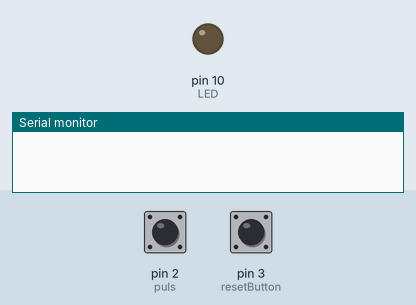
A program run on a simulated Arduino Uno, built with avr-gcc and run on an emulated ATmega328P. On the bench: output pins drawn as LEDs (lit = HIGH), the last lines printed to the serial monitor. The inputs (shaded band) are chosen by the test bench; at power-on: pin 2 (puls) HIGH, pin 3 (resetButton) HIGH.

Above: at 1.2 s.
1.3 s: pin 2 (puls) pulled LOW for 0.15 s
2.9 s: pin 2 (puls) pulled LOW for 1 s
At 4.4 s:
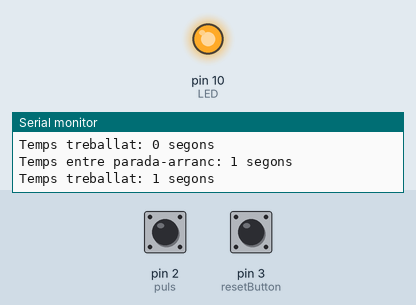
5.4 s: pin 3 (resetButton) pulled LOW for 0.15 s
At 5.57 s:
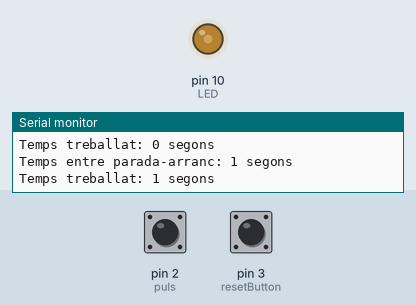
7.1 s: pin 3 (resetButton) pulled LOW for 1 s
At 9.0 s:
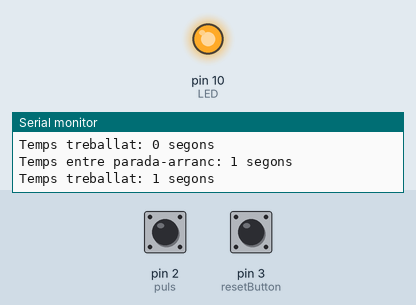
9.6 s: pin 3 (resetButton) pulled LOW for 3.2 s
At 10.2 s:
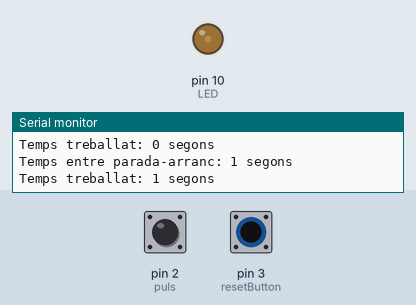
Timing chart, 0 to 14.3 s (numbered marks = the images above; inputs shaded):
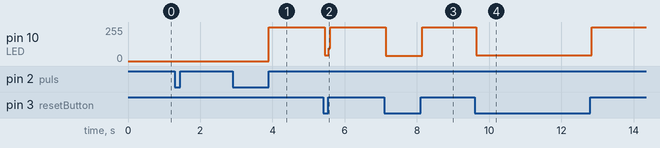

Measured:
- after the input at 2.9 s, pin 10 (LED): 0/255 → 255/255 after 1.0 s
- after the input at 5.4 s, pin 10 (LED): 255/255 → 44/255 at once, → 255/255 0.12 s later
- after the input at 7.1 s, pin 10 (LED): 255/255 → 41/255 at once, → 255/255 1.0 s later
- after the input at 9.6 s, pin 10 (LED): 255/255 → 44/255 at once, → 255/255 3.2 s later

The program:

main.cpp
```cpp
#include <Arduino.h>

int puls = 2;         // Push button pin
int resetButton = 3;  // LED reset pin
int LED = 10;         // LED pin

unsigned long timeWorking = 0;   // Working seconds
unsigned long timeOffOn = 0;     // Stopped seconds
unsigned long prevSecond = 0;    // To count seconds
unsigned long startPress = 0;    // Start time of button press
unsigned long startMinute = 0;   // Start of 1-minute window
bool isWorking = false;          // Actual state
bool ledOn = false;              // Permanent LED state
int shortPressCount = 0;         // Number of short presses (≤15s)

void setup() {
  Serial.begin(9600);
  pinMode(puls, INPUT_PULLUP);
  pinMode(resetButton, INPUT_PULLUP);
  pinMode(LED, OUTPUT);
  digitalWrite(LED, LOW);
  startMinute = millis(); // Start one-minute window
}

void loop() {
  int pulsValue = digitalRead(puls);
  int buttonValue = digitalRead(resetButton);
  unsigned long currentMillis = millis();

  if (pulsValue == LOW) { // Button pressed
    if (!isWorking) {
      Serial.print("Temps entre parada-arranc: ");
      Serial.print(timeOffOn);
      Serial.println(" segons");
      timeOffOn = 0;
      prevSecond = currentMillis;
      startPress = currentMillis;
    }

    // Count working seconds
    if (currentMillis - prevSecond >= 1000) {
      prevSecond = currentMillis;
      timeWorking++;
    }

    isWorking = true;

  } else { // Button released
    if (isWorking) {
      Serial.print("Temps treballat: ");
      Serial.print(timeWorking);
      Serial.println(" segons");

      // Count short presses (≤15s)
      if (timeWorking <= 15) {
        shortPressCount++;
      }

      timeWorking = 0;
      prevSecond = currentMillis;
      startPress = 0;
    }

    // Count stopped seconds
    if (currentMillis - prevSecond >= 1000) {
      prevSecond = currentMillis;
      timeOffOn++;
    }

    isWorking = false;
  }

  // Auto-reset one-minute window and short press count
  if (currentMillis - startMinute >= 60000) { // 60.000 ms = 1 minuto
    startMinute = currentMillis; // Reinicia ventana
    shortPressCount = 0;          // Reinicia contador
  }

  // Turn on LED if there are 2 short presses and LED is off
  if (shortPressCount >= 2 && !ledOn) {
    digitalWrite(LED, HIGH);
    ledOn = true;
  }

  // Resset LED
  if (buttonValue == LOW) {
    digitalWrite(LED, LOW);
    ledOn = false;
  }
}
```
